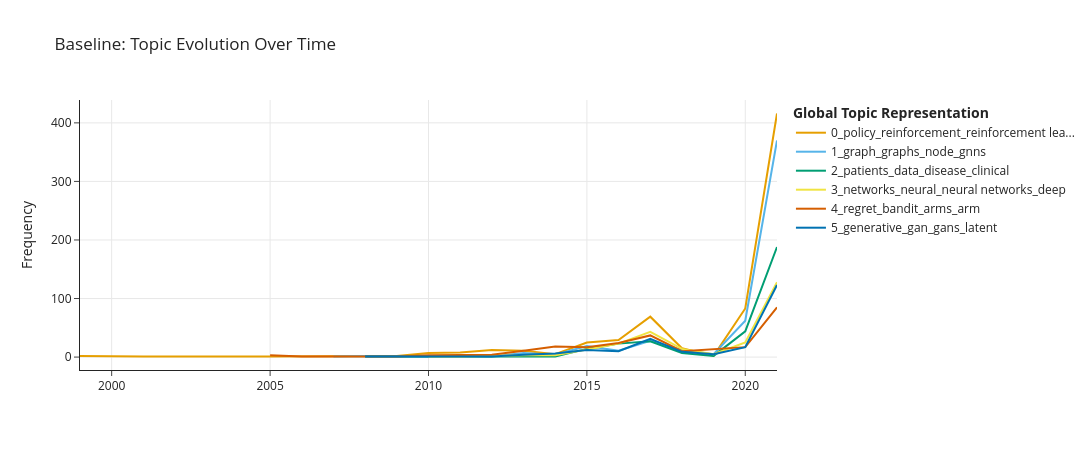
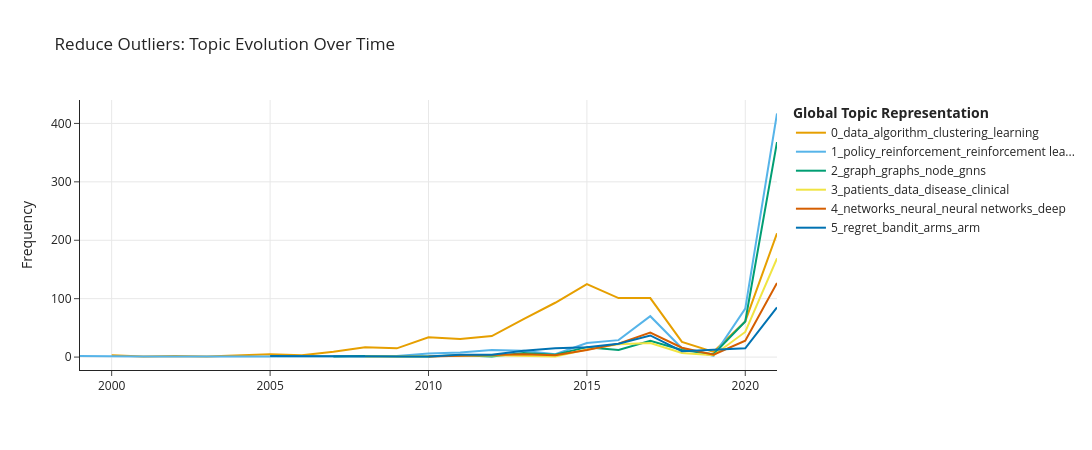
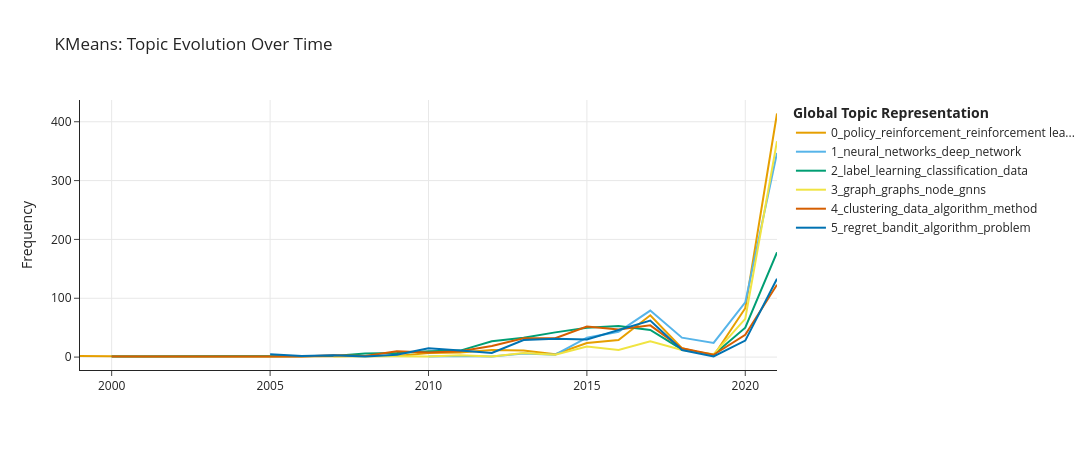
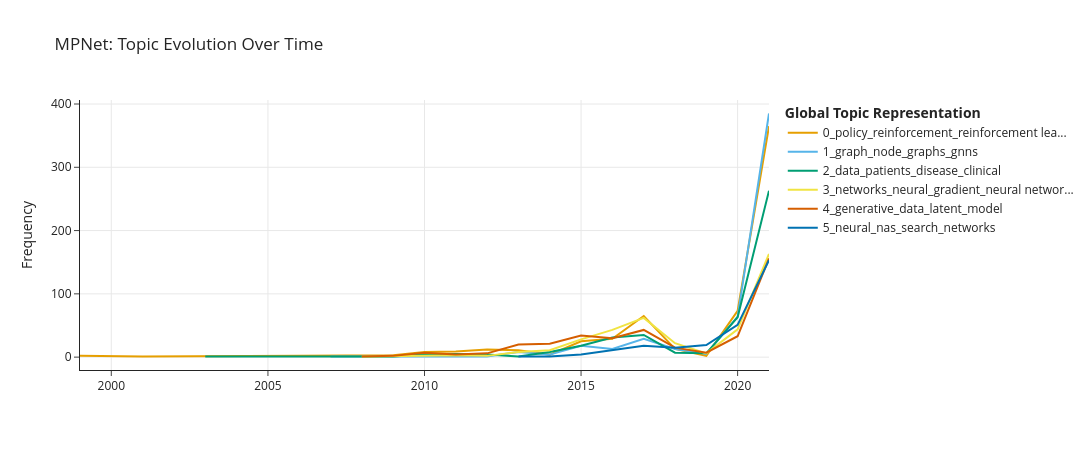

Notebook source saved alongside these figures, in order:
### Code cell
import pandas as pd
import matplotlib.pyplot as plt
import seaborn as sns
#This code implements a complete BERTopic analysis pipeline.
# It first defines a helper function (short_topic_name) to create readable labels for topics.
# Then, the analyze_results function performs a structured analysis for each experiment, including:
# (1) computing outlier ratio,
# (2) building topic distribution across time periods,
# (3) visualizing dominant topics using heatmaps and stacked bar charts,
# (4) analyzing topic evolution over time using topics_over_time.
# The function returns structured outputs for further comparison.
#
# In the main workflow, this function is applied to four BERTopic configurations
# (Baseline, Reduce Outliers, KMeans, MPNet), and their results are compared.
# Finally, a bar chart is used to visualize differences in outlier ratios.
sns.set_theme(style="whitegrid")




# give topic short label

def short_topic_name(topic_model, tid, top_n=3):
    words = topic_model.get_topic(tid)
    if words is None:
        return f"Topic {tid}"
    return " / ".join([w for w, _ in words[:top_n]])



# single test+visual

def analyze_results(df, topics, topic_model, name="Experiment", top_n_topics=6):
    
    print("\n" + "=" * 60)
    print(f"EXPERIMENT: {name}")
    print("=" * 60)
    
    df_temp = df.copy()
    df_temp["topic"] = topics
    
    #  outlier ratio
    outlier_ratio = (df_temp["topic"] == -1).mean()
    print(f"\n[{name}] Outlier ratio: {outlier_ratio:.3f}")
    
    #  topic distribution by period
    topic_period = pd.crosstab(
        df_temp["period"],
        df_temp["topic"],
        normalize="index"
    )
    
    
    # 选整体最常见的 top topics（去掉 -1）
    topic_counts = df_temp["topic"].value_counts().drop(-1, errors="ignore")
    selected_topics = topic_counts.head(top_n_topics).index.tolist()
    
    topic_period_top = topic_period[selected_topics].copy()
    
    # 给列换成更直观的标签
    rename_dict = {
        tid: f"{tid}: {short_topic_name(topic_model, tid, top_n=3)}"
        for tid in selected_topics
    }
    topic_period_top_renamed = topic_period_top.rename(columns=rename_dict)
    

    # Heatmap

    plt.figure(figsize=(10, 5))
    sns.heatmap(topic_period_top_renamed, annot=True, cmap="Reds", fmt=".2f")
    plt.title(f"[{name}] Top Topic Distribution Across Periods")
    plt.xlabel("Topic")
    plt.ylabel("Period")
    plt.tight_layout()
    plt.show()
    

    # Stacked bar

    ax = topic_period_top_renamed.plot(
        kind="bar",
        stacked=True,
        figsize=(10, 6)
    )
    ax.set_title(f"[{name}] Topic Composition by Period")
    ax.set_ylabel("Proportion")
    ax.set_xlabel("Period")
    ax.legend(title="Topic", bbox_to_anchor=(1.05, 1), loc="upper left")
    plt.tight_layout()
    plt.show()
    

    # Topic evolution over time

    print(f"\n[{name}] Generating topic evolution plot...")
    
    timestamps = pd.to_datetime(df_temp["year"].astype(str), format="%Y")
    
    topics_over_time = topic_model.topics_over_time(
        docs=df_temp["clean_text_embed"].tolist(),
        timestamps=timestamps,
        nr_bins=None,
        evolution_tuning=True,
        global_tuning=True
    )
    
    fig = topic_model.visualize_topics_over_time(
        topics_over_time,
        top_n_topics=min(10, len(selected_topics))
    )
    fig.update_layout(title=f"{name}: Topic Evolution Over Time")
    fig.show()
    
    return {
        "topic_period": topic_period,
        "topic_period_top": topic_period_top_renamed,
        "outlier_ratio": outlier_ratio,
        "topics_over_time": topics_over_time
    }



#analysis four model

res_A = analyze_results(df, topics_A, model_A, "Baseline", top_n_topics=6)
res_B = analyze_results(df, topics_B, model_B, "Reduce Outliers", top_n_topics=6)
res_C = analyze_results(df, topics_C, model_C, "KMeans", top_n_topics=6)
res_D = analyze_results(df, topics_D, model_D, "MPNet", top_n_topics=6)

tp_A = res_A["topic_period"]
tp_B = res_B["topic_period"]
tp_C = res_C["topic_period"]
tp_D = res_D["topic_period"]



# 4. Outlier ratio compare

outlier_summary = pd.DataFrame({
    "Method": ["Baseline", "Reduce Outliers", "KMeans", "MPNet"],
    "Outlier Ratio": [
        res_A["outlier_ratio"],
        res_B["outlier_ratio"],
        res_C["outlier_ratio"],
        res_D["outlier_ratio"]
    ]
})

plt.figure(figsize=(8, 5))
plt.bar(outlier_summary["Method"], outlier_summary["Outlier Ratio"])
plt.title("[Comparison] Outlier Ratio Across BERTopic Variants")
plt.ylabel("Outlier Ratio")
plt.xlabel("Method")
plt.tight_layout()
plt.show()

print("\n=== Outlier Ratio Summary ===")
print(outlier_summary)


# This experiment compares four BERTopic variants (Baseline, Reduce Outliers, KMeans, MPNet)
# to evaluate their performance in terms of noise handling, topic interpretability, and temporal consistency.
#
# Baseline (HDBSCAN) produces clean and interpretable topics but has a high outlier ratio (~33%),
# meaning many documents are not assigned to any topic.
#
# Reduce Outliers eliminates all outliers (0%) by reassigning noise points, improving coverage,
# but results in overly broad topics (e.g., one dominant "data/algorithm" topic), reducing interpretability.
#
# KMeans also removes outliers (0%) and produces more balanced and stable topic distributions across periods,
# achieving the best trade-off between coverage, topic clarity, and temporal consistency.
#
# MPNet (stronger embeddings) improves semantic coherence (e.g., better capture of GNNs, GANs, medical topics),
# but still retains moderate outliers (~23%), showing clustering still plays a key role.
#
# Across all models, a consistent temporal trend is observed:
# early ML (SVM, kernel methods) → mid-stage (bandits, RL) → recent (deep learning, GNNs, applications),
# which aligns with real-world ML development and validates the modeling approach.
#
# Overall, KMeans-based BERTopic is the most balanced choice, while MPNet enhances semantic richness.
# Excessive outlier reduction improves coverage but harms topic granularity.
